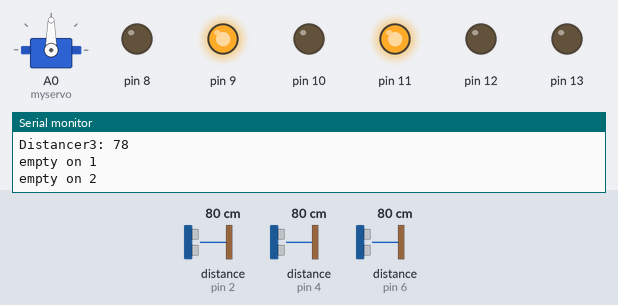
Simulated run of this sketch. Board: Arduino Uno, built with avr-gcc and run on an emulated ATmega328P. On the bench: servo, output pins drawn as LEDs (lit = HIGH), the last lines printed to the serial monitor. Wiring (inferred from the names in the program): 3 × ultrasonic range finder: trigger pin 3, echo pin 2 / trigger pin 5, echo pin 4 / trigger pin 7, echo pin 6. The test bench sets the inputs (shaded band); at power-on: distance to the obstacle (sensors on pin 2, pin 4, pin 6) 80 cm. The echo pulse lasts 58.3 µs per cm; pins used as bus, display or sensor lines are not drawn.

Above: at 1.7 s.
1.8 s: distance to the obstacle (sensor on pin 2) set to 12 cm
5.1 s: distance to the obstacle (sensor on pin 2) set to 9 cm
At 6.3 s:
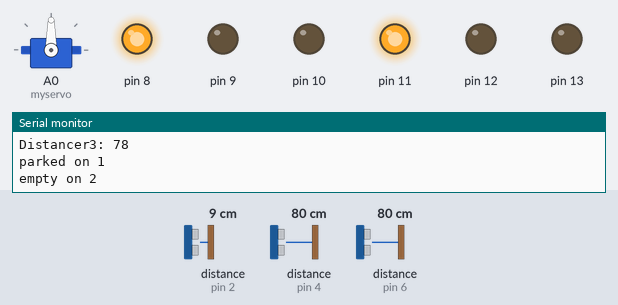
8.4 s: distance to the obstacle (sensor on pin 4) set to 12 cm
11.7 s: distance to the obstacle (sensor on pin 4) set to 9 cm
At 14.3 s:
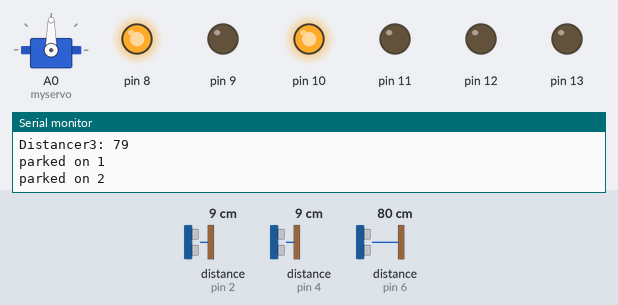
15.0 s: distance to the obstacle (sensor on pin 6) set to 8 cm
18.3 s: distance to the obstacle (sensor on pin 6) set to 5 cm
At 19.1 s:
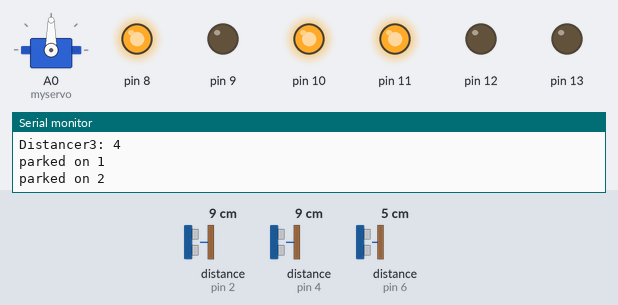
At 21.1 s:
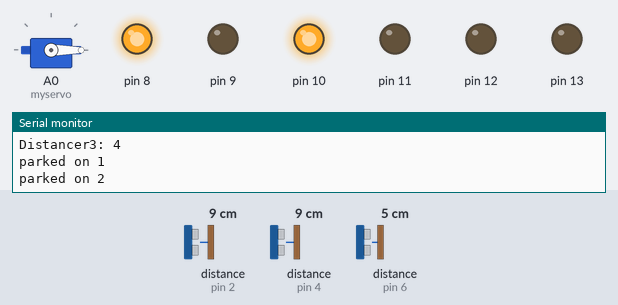
Timing chart, 0 to 40.8 s (numbered marks = the images above; inputs shaded):
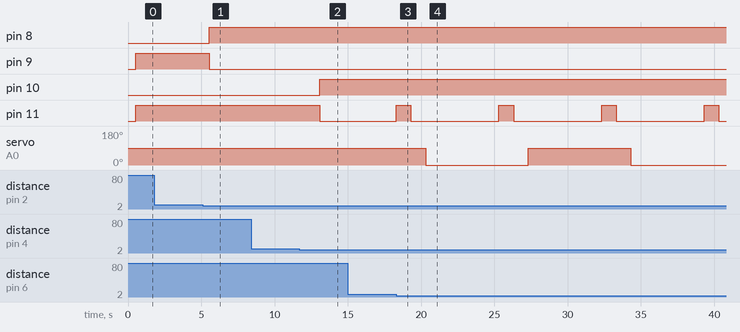

Measured:
- the behaviour switches between 11 and 10 cm on distance to the obstacle (sensor on pin 2) (found by bisection; images 0 and 1)
- the behaviour switches between 11 and 10 cm on distance to the obstacle (sensor on pin 4) (found by bisection; images 1 and 2)
- the behaviour switches between 7 and 6 cm on distance to the obstacle (sensor on pin 6) (found by bisection; images 2 and 3)
- after the input at 5.1 s, pin 8: LOW → HIGH after 0.44 s; pin 9: HIGH → LOW after 0.44 s
- after the input at 11.7 s, pin 10: LOW → HIGH after 1.4 s; pin 11: HIGH → LOW after 1.4 s
- after the input at 18.3 s, pin 11: alternates HIGH for 1.0 s and LOW for 6.0 s, starting at once; servo on A0 (myservo): 90° → 0° after 2.0 s, → 90° 7.0 s later, → 0° 7.0 s later

The sketch:

smartparking_with_automatic_gat_e.ino
```cpp
   #include <Servo.h>
    Servo myservo;
    int pos = 0;
   const int trigPinr1 = 3;
  const int echoPinr1 = 2;
  const int trigPinr2 = 5;
  const int echoPinr2 = 4;
  const int trigPinr3 = 7;
  const int echoPinr3 = 6;
  long durationr1;
  int distancer1;
  long durationr2;
  int distancer2;
  long durationr3;
  int distancer3;
  void setup() {
   myservo.attach(A0);
   pinMode(trigPinr1, OUTPUT);
  pinMode(echoPinr1, INPUT);
   pinMode(trigPinr2, OUTPUT);
  pinMode(echoPinr2, INPUT);
  pinMode(trigPinr3, OUTPUT);
  pinMode(echoPinr3, INPUT);
 pinMode(8, OUTPUT);
    pinMode(9, OUTPUT);
   pinMode(10, OUTPUT);
    pinMode(11, OUTPUT);
    pinMode(12, OUTPUT);
    pinMode(13, OUTPUT);
  Serial.begin(115200);
  delay(500);
}
void loop() {

   digitalWrite(trigPinr1, LOW);
  delayMicroseconds(2);
  digitalWrite(trigPinr1, HIGH);
  delayMicroseconds(10);
  digitalWrite(trigPinr1, LOW);
  durationr1 = pulseIn(echoPinr1, HIGH);
  distancer1= durationr1*0.034/2;
  Serial.print("Distancer1: ");
  Serial.println(distancer1);

  digitalWrite(trigPinr2, LOW);
  delayMicroseconds(2);
  digitalWrite(trigPinr2, HIGH);
  delayMicroseconds(10);
  digitalWrite(trigPinr2, LOW);
  durationr2 = pulseIn(echoPinr2, HIGH);
  distancer2= durationr2*0.034/2;
  Serial.print("Distancer2: ");
  Serial.println(distancer2);

  digitalWrite(trigPinr3, LOW);
  delayMicroseconds(2);
  digitalWrite(trigPinr3, HIGH);
  delayMicroseconds(10);
  digitalWrite(trigPinr3, LOW);
  durationr3 = pulseIn(echoPinr3, HIGH);
  distancer3= durationr3*0.034/2;
  Serial.print("Distancer3: ");
  Serial.println(distancer3);

   if( distancer1 <10 )
     {
       Serial.println("parked on 1");
        digitalWrite (8,HIGH);
         digitalWrite (9,LOW);
     }
 if( distancer1 >11 )
     {
       Serial.println("empty on 1");
        digitalWrite (9,HIGH);
      digitalWrite (8,LOW);
     }
 if( distancer2 <10)
     {
       Serial.println("parked on 2");
        digitalWrite (10,HIGH);
          digitalWrite (11,LOW);
     }
      if( distancer2 >11)
     {
       Serial.println("empty on 2");
        digitalWrite (11,HIGH);
          digitalWrite (10,LOW);
     }
if( distancer3 <6)
{

  for(pos = 0; pos <= 90; pos +=90) // goes from 0 degrees to 180 degrees
  {
     digitalWrite (11,HIGH);
        delay(1000);
        digitalWrite (11,LOW);
     delay(1000);

    myservo.write(pos);              // tell servo to go to position in variable 'pos'
    delay(5000);

  }
     }
   if( distancer3 >11) //IF ONLY CENTER DETECTED
     {
  for(pos =90; pos>=90; pos-=90)     // goes from 180 degrees to 0 degrees
  {
    myservo.write(pos);              // tell servo to go to position in variable 'pos'
    delay(2500);                       // waits 15ms for the servo to reach the position
                       // waits 15ms for the servo to reach the position
  }
}
}
```
